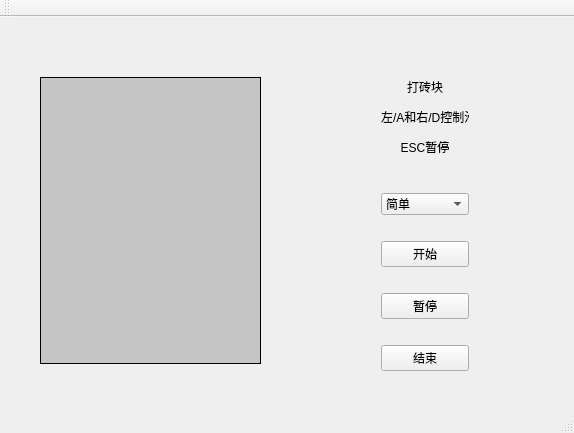
<?xml version="1.0" encoding="UTF-8"?>
<ui version="4.0">
 <class>BreakTheBricks</class>
 <widget class="QMainWindow" name="BreakTheBricks">
  <property name="geometry">
   <rect>
    <x>0</x>
    <y>0</y>
    <width>574</width>
    <height>433</height>
   </rect>
  </property>
  <property name="windowTitle">
   <string>BreakTheBricks</string>
  </property>
  <widget class="QWidget" name="centralWidget">
   <widget class="QWidget" name="verticalLayoutWidget">
    <property name="geometry">
     <rect>
      <x>370</x>
      <y>40</y>
      <width>110</width>
      <height>325</height>
     </rect>
    </property>
    <layout class="QVBoxLayout" name="verticalLayout_3">
     <item>
      <widget class="QLabel" name="welcomeLabel">
       <property name="text">
        <string>&lt;html&gt;&lt;head/&gt;&lt;body&gt;&lt;p align=&quot;center&quot;&gt;打砖块&lt;/p&gt;&lt;p align=&quot;center&quot;&gt;左/A和右/D控制滑块&lt;/p&gt;&lt;p align=&quot;center&quot;&gt;ESC暂停&lt;/p&gt;&lt;/body&gt;&lt;/html&gt;</string>
       </property>
       <property name="alignment">
        <set>Qt::AlignCenter</set>
       </property>
      </widget>
     </item>
     <item>
      <spacer name="verticalSpacer">
       <property name="orientation">
        <enum>Qt::Vertical</enum>
       </property>
       <property name="sizeType">
        <enum>QSizePolicy::Fixed</enum>
       </property>
       <property name="sizeHint" stdset="0">
        <size>
         <width>20</width>
         <height>20</height>
        </size>
       </property>
      </spacer>
     </item>
     <item>
      <widget class="QComboBox" name="difficultyComboBox">
       <item>
        <property name="text">
         <string>简单</string>
        </property>
       </item>
       <item>
        <property name="text">
         <string>一般</string>
        </property>
       </item>
       <item>
        <property name="text">
         <string>炼狱</string>
        </property>
       </item>
      </widget>
     </item>
     <item>
      <spacer name="verticalSpacer_5">
       <property name="orientation">
        <enum>Qt::Vertical</enum>
       </property>
       <property name="sizeType">
        <enum>QSizePolicy::Fixed</enum>
       </property>
       <property name="sizeHint" stdset="0">
        <size>
         <width>20</width>
         <height>20</height>
        </size>
       </property>
      </spacer>
     </item>
     <item>
      <widget class="QPushButton" name="beginBtn">
       <property name="text">
        <string>开始</string>
       </property>
      </widget>
     </item>
     <item>
      <spacer name="verticalSpacer_3">
       <property name="orientation">
        <enum>Qt::Vertical</enum>
       </property>
       <property name="sizeType">
        <enum>QSizePolicy::Fixed</enum>
       </property>
       <property name="sizeHint" stdset="0">
        <size>
         <width>20</width>
         <height>20</height>
        </size>
       </property>
      </spacer>
     </item>
     <item>
      <widget class="QPushButton" name="pauseBtn">
       <property name="text">
        <string>暂停</string>
       </property>
      </widget>
     </item>
     <item>
      <spacer name="verticalSpacer_4">
       <property name="orientation">
        <enum>Qt::Vertical</enum>
       </property>
       <property name="sizeType">
        <enum>QSizePolicy::Fixed</enum>
       </property>
       <property name="sizeHint" stdset="0">
        <size>
         <width>20</width>
         <height>20</height>
        </size>
       </property>
      </spacer>
     </item>
     <item>
      <widget class="QPushButton" name="exitBtn">
       <property name="text">
        <string>结束</string>
       </property>
      </widget>
     </item>
    </layout>
   </widget>
   <widget class="QWidget" name="brick" native="true">
    <property name="geometry">
     <rect>
      <x>40</x>
      <y>60</y>
      <width>221</width>
      <height>287</height>
     </rect>
    </property>
    <property name="minimumSize">
     <size>
      <width>221</width>
      <height>287</height>
     </size>
    </property>
    <property name="maximumSize">
     <size>
      <width>221</width>
      <height>287</height>
     </size>
    </property>
    <property name="styleSheet">
     <string notr="true">border:1px solid #000;background-color:#c5c5c5;</string>
    </property>
   </widget>
   <widget class="QWidget" name="horizontalLayoutWidget">
    <property name="geometry">
     <rect>
      <x>70</x>
      <y>10</y>
      <width>161</width>
      <height>21</height>
     </rect>
    </property>
    <layout class="QHBoxLayout" name="horizontalLayout">
     <item>
      <widget class="QLabel" name="scoreLabel">
       <property name="text">
        <string>得分</string>
       </property>
      </widget>
     </item>
     <item>
      <widget class="QLabel" name="scoreValueLabel">
       <property name="text">
        <string>0</string>
       </property>
      </widget>
     </item>
    </layout>
   </widget>
  </widget>
  <widget class="QMenuBar" name="menuBar">
   <property name="geometry">
    <rect>
     <x>0</x>
     <y>0</y>
     <width>574</width>
     <height>23</height>
    </rect>
   </property>
   <property name="defaultUp">
    <bool>false</bool>
   </property>
   <property name="nativeMenuBar">
    <bool>false</bool>
   </property>
  </widget>
  <widget class="QToolBar" name="mainToolBar">
   <attribute name="toolBarArea">
    <enum>TopToolBarArea</enum>
   </attribute>
   <attribute name="toolBarBreak">
    <bool>false</bool>
   </attribute>
  </widget>
  <widget class="QStatusBar" name="statusBar"/>
 </widget>
 <layoutdefault spacing="6" margin="11"/>
 <resources/>
 <connections/>
</ui>
